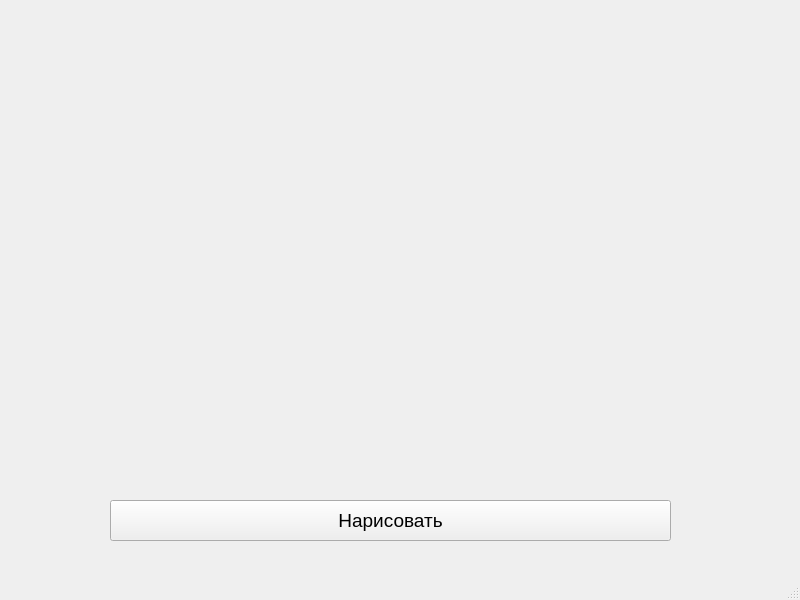
<?xml version="1.0" encoding="UTF-8"?>
<ui version="4.0">
 <class>MainWindow</class>
 <widget class="QMainWindow" name="MainWindow">
  <property name="geometry">
   <rect>
    <x>0</x>
    <y>0</y>
    <width>800</width>
    <height>600</height>
   </rect>
  </property>
  <property name="windowTitle">
   <string>Жёлтые окружности</string>
  </property>
  <widget class="QWidget" name="centralwidget">
   <widget class="QPushButton" name="drawBut">
    <property name="geometry">
     <rect>
      <x>110</x>
      <y>500</y>
      <width>561</width>
      <height>41</height>
     </rect>
    </property>
    <property name="font">
     <font>
      <pointsize>14</pointsize>
     </font>
    </property>
    <property name="text">
     <string>Нарисовать</string>
    </property>
   </widget>
   <widget class="QWidget" name="field" native="true">
    <property name="geometry">
     <rect>
      <x>20</x>
      <y>20</y>
      <width>771</width>
      <height>471</height>
     </rect>
    </property>
   </widget>
  </widget>
  <widget class="QMenuBar" name="menubar">
   <property name="geometry">
    <rect>
     <x>0</x>
     <y>0</y>
     <width>800</width>
     <height>26</height>
    </rect>
   </property>
  </widget>
  <widget class="QStatusBar" name="statusbar"/>
 </widget>
 <resources/>
 <connections/>
</ui>
